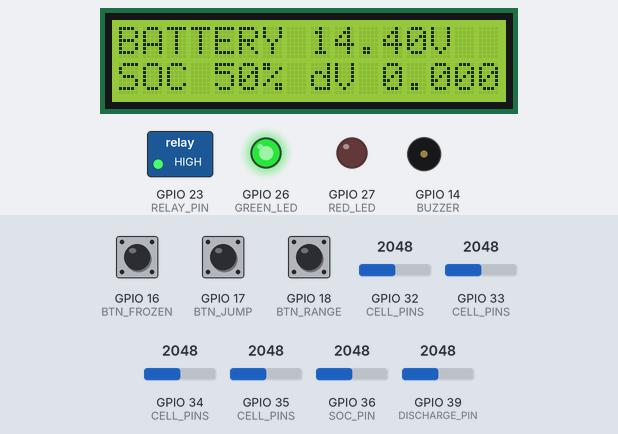
A sketch run on a simulated ESP32. On the bench: 16×2 character LCD, switched loads named in the sketch (green lamp = pin HIGH), output pins drawn as LEDs (lit = HIGH), buzzer (waves = sounding). Inputs (shaded band) come from the test bench; at power-on: GPIO 32 (CELL_PINS) = 2048, GPIO 33 (CELL_PINS) = 2048, GPIO 36 (SOC_PIN) = 2048, GPIO 16 (BTN_FROZEN) HIGH, GPIO 17 (BTN_JUMP) HIGH, GPIO 18 (BTN_RANGE) HIGH, GPIO 34 (CELL_PINS) = 2048, GPIO 35 (CELL_PINS) = 2048, GPIO 39 (DISCHARGE_PIN) = 2048 (analog values on the 0–4095 scale). What the sketch prints to the serial monitor is not drawn.

Above: at 1.2 s.
1.3 s: GPIO 32 (CELL_PINS) set to 2244
At 2.0 s:
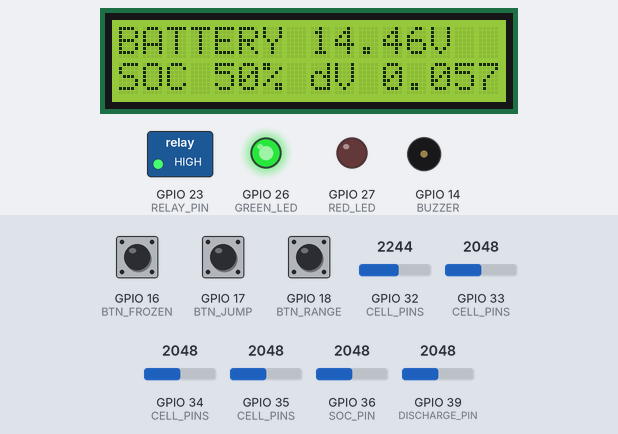
3.0 s: GPIO 32 (CELL_PINS) set to 2347
At 5.8 s:
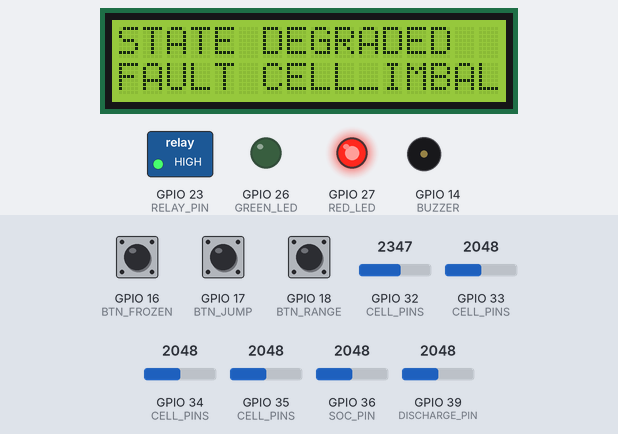
6.0 s: GPIO 33 (CELL_PINS) set to 2385
7.5 s: GPIO 33 (CELL_PINS) set to 2502
At 7.66 s:
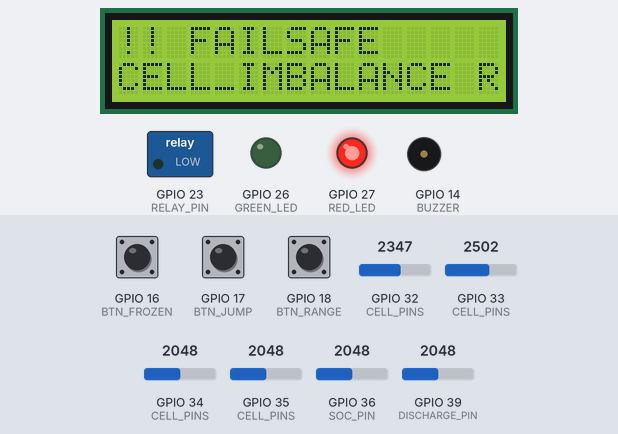
9.3 s: GPIO 36 (SOC_PIN) set to 876
10.8 s: GPIO 36 (SOC_PIN) set to 774
At 12.1 s:
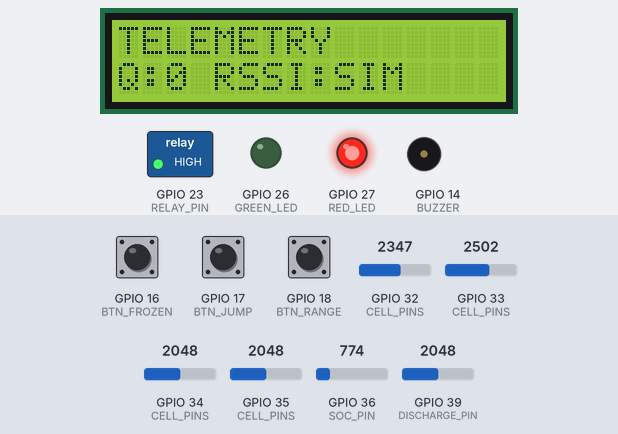
Timing chart, 0 to 13.5 s (numbered marks = the images above; inputs shaded):
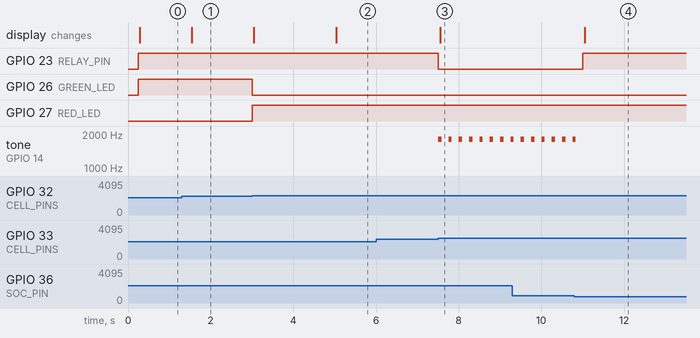

The sketch:

sketch.ino
```cpp
/*
 MODULAR BMS — Wokwi integrated demonstration (Task 3)
 Circuit: diagram.json in same folder.
 Pots: cell channels GPIO32/33/34/35, SoC GPIO36, discharge GPIO39.
 Buttons: GPIO16 frozen fault, GPIO17 jump fault, GPIO18 range fault.
 LCD I2C: SDA21/SCL22; relay GPIO23; green LED26; red LED27; buzzer14.
 NOTE: simulation example, not safety-certified firmware.
*/
#include <Arduino.h>
#include <Wire.h>
#include <LiquidCrystal_I2C.h>
#define NUM_CELLS 4
const int CELL_PINS[NUM_CELLS]={32,33,34,35};
const int SOC_PIN=36, DISCHARGE_PIN=39;
const int RELAY_PIN=23, GREEN_LED=26, RED_LED=27, BUZZER=14;
const int BTN_FROZEN=16, BTN_JUMP=17, BTN_RANGE=18;
LiquidCrystal_I2C lcd(0x27,16,2);
enum State { NORMAL, DEGRADED, FAILSAFE, SHUTDOWN };
enum Fault { NONE, CELL_IMBALANCE, ADC_FROZEN, ADC_JUMP, ADC_RANGE, RELAY_MISMATCH, COMM_LOSS, RECOVERY_VERIFY };
State state=NORMAL; Fault fault=NONE;
float cells[NUM_CELLS], prevCells[NUM_CELLS], prevImbalance=0;
unsigned long sampleAt=0,pageAt=0,recoveryAt=0,debounceAt[3]={0,0,0};
bool frozenFault=false,jumpFault=false,rangeFault=false,recovering=false;
int page=0; String lastLine1="",lastLine2="";
const unsigned long SAMPLE_MS=250, PAGE_MS=5000, DEBOUNCE_MS=300, RECOVERY_MS=3000;
const char* stateName(State s){switch(s){case NORMAL:return "NORMAL";case DEGRADED:return "DEGRADED";case FAILSAFE:return "FAILSAFE";case SHUTDOWN:return "SHUTDOWN";}return "?";}
const char* faultName(Fault f){switch(f){case NONE:return "NONE";case CELL_IMBALANCE:return "CELL_IMBALANCE";case ADC_FROZEN:return "ADC_FROZEN";case ADC_JUMP:return "ADC_JUMP";case ADC_RANGE:return "ADC_RANGE";case RELAY_MISMATCH:return "RELAY_MISMATCH";case COMM_LOSS:return "COMM_LOSS";case RECOVERY_VERIFY:return "RECOVERY_VERIFY";}return "?";}
float readV(int pin){return 3.0f+analogRead(pin)*(1.2f/4095.0f);}
void logTransition(State next, Fault why){
 if(next==state && why==fault)return;
 State old=state;state=next;fault=why;
 Serial.printf("{\"t_ms\":%lu,\"previous\":\"%s\",\"new\":\"%s\",\"fault_id\":\"%s\"}\n",millis(),stateName(old),stateName(state),faultName(fault));
}
void lcdDiff(String a,String b){
 while(a.length()<16)a+=' '; while(b.length()<16)b+=' ';
 if(a!=lastLine1){lcd.setCursor(0,0);lcd.print(a.substring(0,16));lastLine1=a;}
 if(b!=lastLine2){lcd.setCursor(0,1);lcd.print(b.substring(0,16));lastLine2=b;}
}
void updateDisplay(float pack,float imb,float soc){
 if(state==FAILSAFE||state==SHUTDOWN){lcdDiff("!! "+String(stateName(state)),String(faultName(fault))+" RELAY OFF");return;}
 if(millis()-pageAt>=PAGE_MS){page=(page+1)%3;pageAt=millis();}
 if(page==0)lcdDiff("BATTERY "+String(pack,2)+"V","SOC "+String((int)soc)+"% dV "+String(imb,3));
 else if(page==1)lcdDiff("STATE "+String(stateName(state)),"FAULT "+String(faultName(fault)));
 else lcdDiff("TELEMETRY","Q:0 RSSI:SIM");
}
void setup(){
 Serial.begin(115200);analogReadResolution(12);
 pinMode(RELAY_PIN,OUTPUT);pinMode(GREEN_LED,OUTPUT);pinMode(RED_LED,OUTPUT);pinMode(BUZZER,OUTPUT);
 pinMode(BTN_FROZEN,INPUT_PULLUP);pinMode(BTN_JUMP,INPUT_PULLUP);pinMode(BTN_RANGE,INPUT_PULLUP);
 lcd.init();lcd.backlight();lcdDiff("MODULAR BMS","TASK 3 DEMO START");
 for(int i=0;i<NUM_CELLS;i++)prevCells[i]=-1;
 Serial.println("MODULAR BMS | TASK 3 DEMO | Serial 115200");
}
void loop(){
 unsigned long now=millis();
 // Debounced button press handling without delay()
 int btnPins[3]={BTN_FROZEN,BTN_JUMP,BTN_RANGE};
 bool* flags[3]={&frozenFault,&jumpFault,&rangeFault};
 for(int i=0;i<3;i++){if(digitalRead(btnPins[i])==LOW && now-debounceAt[i]>=DEBOUNCE_MS){*flags[i]=!*flags[i];debounceAt[i]=now;Serial.printf("Fault toggle %d = %s\n",i+1,*flags[i]?"ON":"OFF");}}
 if(now-sampleAt<SAMPLE_MS)return;sampleAt=now;
 float pack=0,minV=99,maxV=-1;int weak=0,strong=0;
 for(int i=0;i<NUM_CELLS;i++){cells[i]=readV(CELL_PINS[i]);pack+=cells[i];if(cells[i]<minV){minV=cells[i];weak=i;}if(cells[i]>maxV){maxV=cells[i];strong=i;}}
 float imb=maxV-minV,soc=analogRead(SOC_PIN)*100.0f/4095.0f,dis=analogRead(DISCHARGE_PIN)*3.0f/4095.0f;
 float limit=0.08f+(soc<20?.025f:0)-dis*.008f;if(limit<.04f)limit=.04f;
 Fault detected=NONE;
 if(frozenFault)detected=ADC_FROZEN;else if(jumpFault)detected=ADC_JUMP;else if(rangeFault)detected=ADC_RANGE;else if(imb>limit*1.7f)detected=CELL_IMBALANCE;
 // Statistical sanity: compare each sample to previous, tolerate modest change; injected jump button explicitly tests jump path.
 if(detected==NONE){for(int i=0;i<NUM_CELLS;i++){if(prevCells[i]>=0 && fabs(cells[i]-prevCells[i])>.35f){detected=ADC_JUMP;break;}}}
 for(int i=0;i<NUM_CELLS;i++)prevCells[i]=cells[i];
 if(detected!=NONE){digitalWrite(RELAY_PIN,LOW);digitalWrite(RED_LED,HIGH);digitalWrite(GREEN_LED,LOW);tone(BUZZER,1800,80);recovering=false;logTransition(FAILSAFE,detected);}
 else if(imb>limit){digitalWrite(RELAY_PIN,HIGH);digitalWrite(RED_LED,HIGH);digitalWrite(GREEN_LED,LOW);logTransition(DEGRADED,CELL_IMBALANCE);}
 else if(state==FAILSAFE){if(!recovering){recovering=true;recoveryAt=now;logTransition(FAILSAFE,RECOVERY_VERIFY);}if(now-recoveryAt>=RECOVERY_MS){recovering=false;digitalWrite(RELAY_PIN,HIGH);digitalWrite(RED_LED,LOW);digitalWrite(GREEN_LED,HIGH);logTransition(NORMAL,NONE);}}
 else{digitalWrite(RELAY_PIN,HIGH);digitalWrite(RED_LED,LOW);digitalWrite(GREEN_LED,HIGH);logTransition(NORMAL,NONE);}
 Serial.printf("{\"task\":\"2-6\",\"pack_v\":%.3f,\"soc\":%.1f,\"imbalance\":%.3f,\"weakest\":%d,\"strongest\":%d,\"limit\":%.3f,\"state\":\"%s\",\"fault\":\"%s\"}\n",pack,soc,imb,weak+1,strong+1,limit,stateName(state),faultName(fault));
 updateDisplay(pack,imb,soc);
}
```

Measured:
- the behaviour switches between 2280 and 2281 on GPIO 32 (CELL_PINS) (found by bisection; images 1 and 2)
- the behaviour switches between 2442 and 2443 on GPIO 33 (CELL_PINS) (found by bisection; images 2 and 3)
- the behaviour switches between 819 and 818 on GPIO 36 (SOC_PIN) (found by bisection; images 3 and 4)
- after the input at 1.3 s, the display: changes after 0.24 s (image 1)
- after the input at 3.0 s, GPIO 26 (GREEN_LED): HIGH → LOW at once; GPIO 27 (RED_LED): LOW → HIGH at once; the display: first changes after 0.05 s (image 2 shows a later state)
- after the input at 6.0 s, every drawn part: stays the same
- after the input at 7.5 s, GPIO 23 (RELAY_PIN): HIGH → LOW at once; tone on GPIO 14 (BUZZER): alternates 1800 Hz for 0.08 s and silent for 0.17 s, starting at once; the display: changes after 0.05 s (image 3)
- after the input at 10.8 s, GPIO 23 (RELAY_PIN): LOW → HIGH after 0.21 s; tone on GPIO 14 (BUZZER): goes on until 10.8 s, then stays silent; the display: changes after 0.25 s (image 4)
